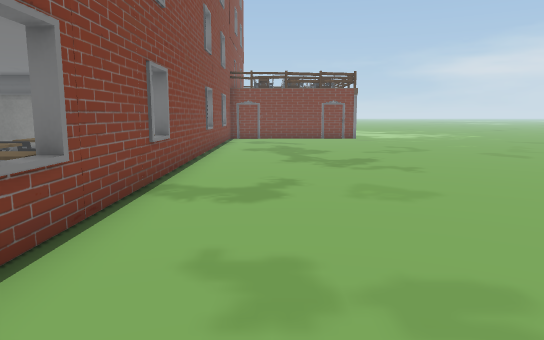
View 1 (above)

24 first-person views from a walk through a 3-D level made in the Unity game engine. The camera is 1.2 m above the floor, tilts 8° down and sees 70° across. Doors are open. The floor is counted in squares, 1 m on a side. Each view is taken from the middle of a square. On the plan, view 1 faces up. The plan holds only what a view shows up to about 15 squares ahead; the rest is blank. The place goes on beyond the plan. The player is left out. Some animated figures are not drawn. Some surface patterns are stand-ins.

View 2
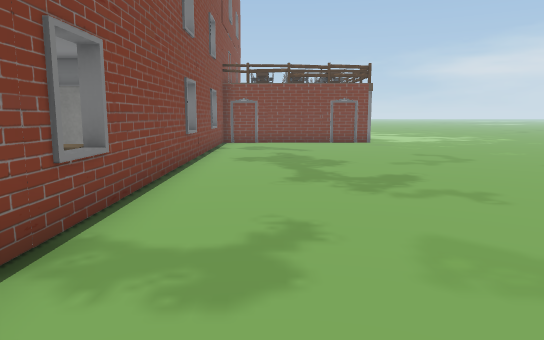

View 3
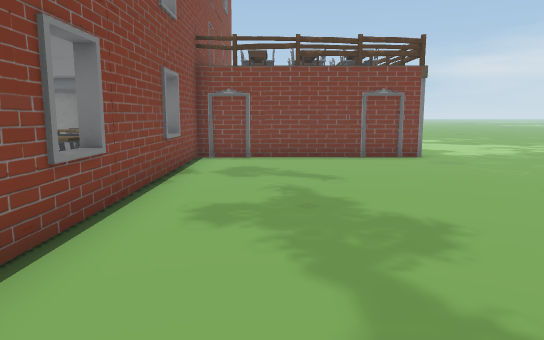

View 4
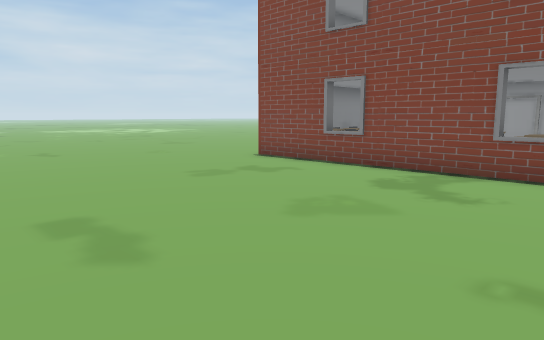

View 5
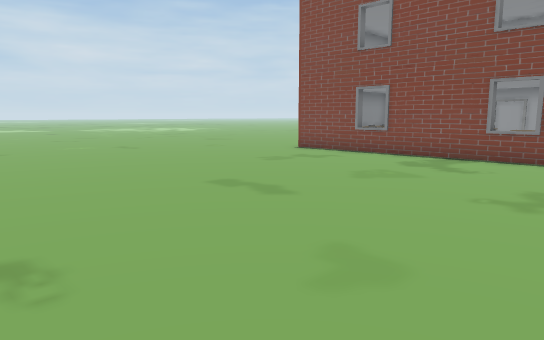

View 6
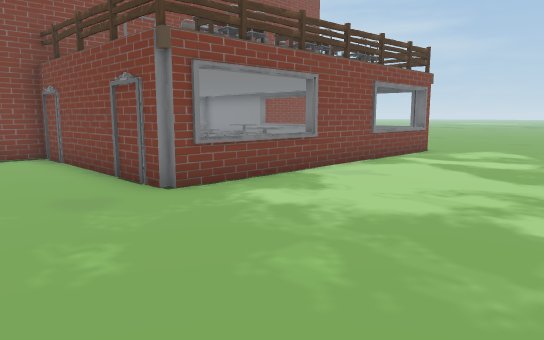

View 7
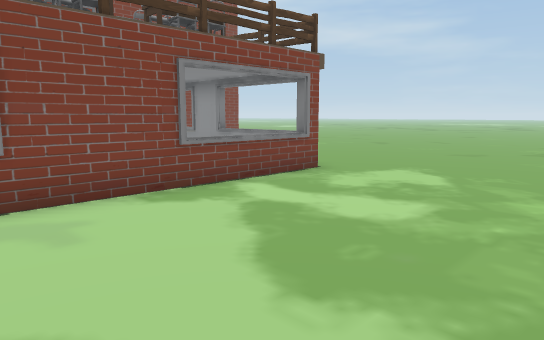

View 8
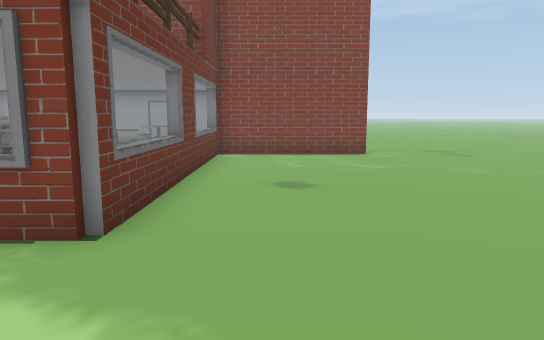

View 9
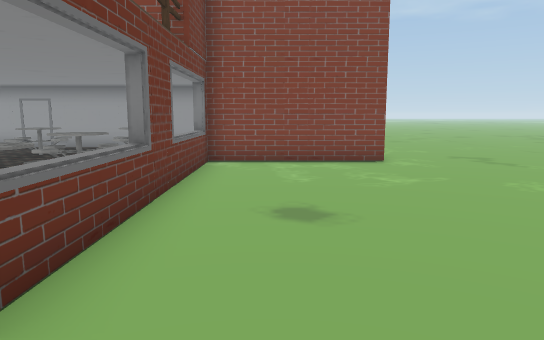

View 10
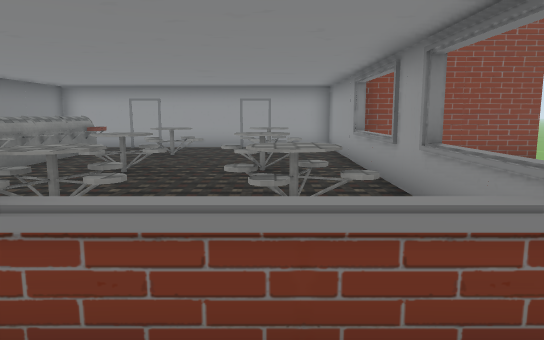

View 11
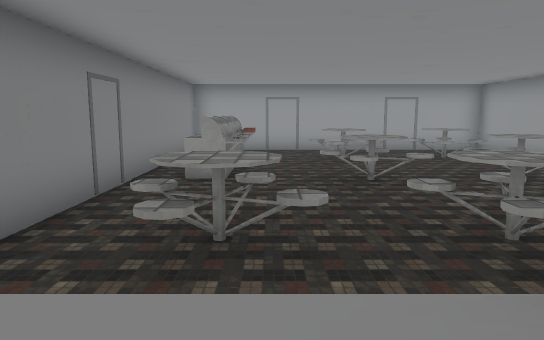

View 12
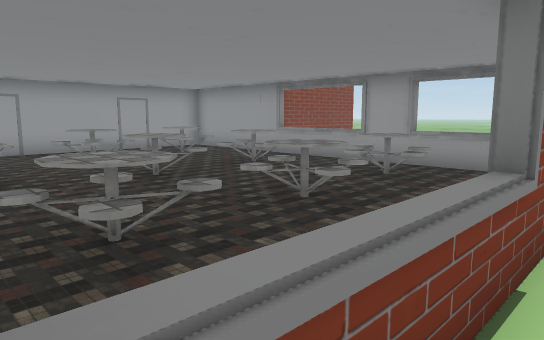

View 13
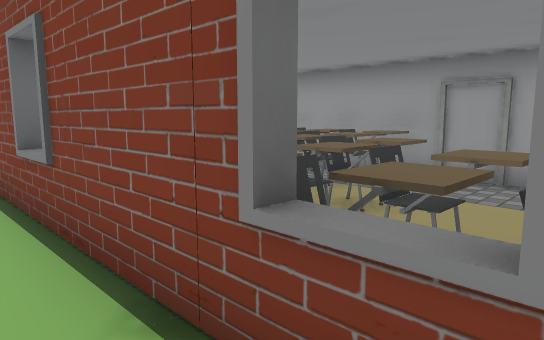

View 14
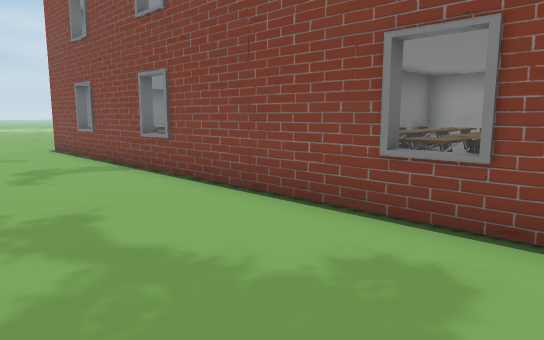

View 15
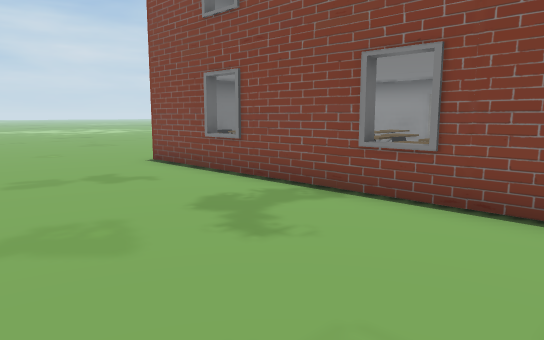

View 16
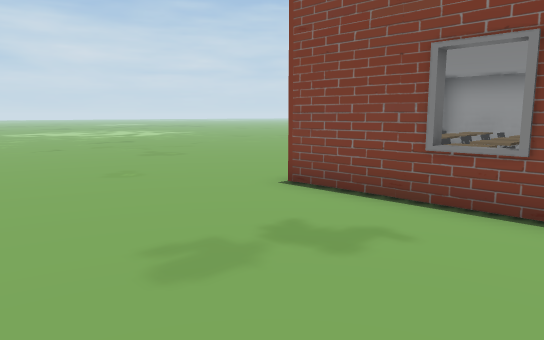

View 17
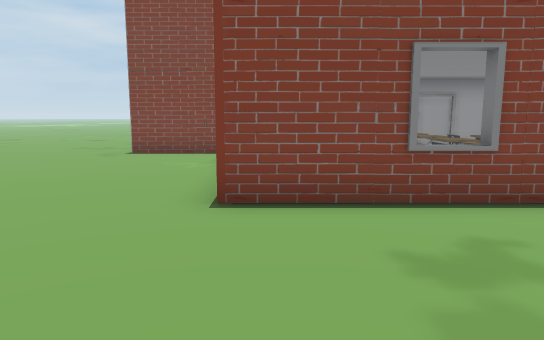

View 18
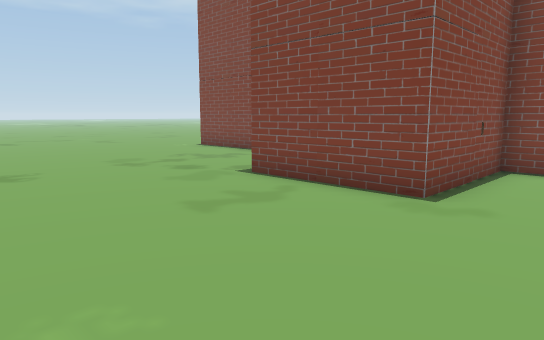

View 19
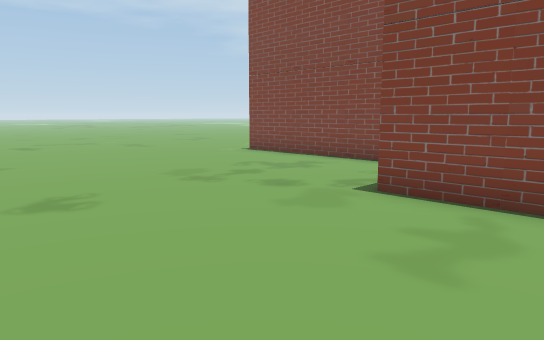

View 20
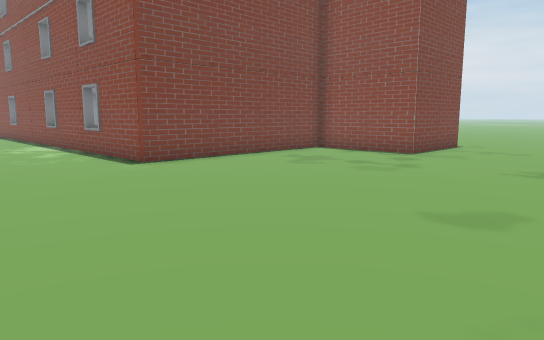

View 21
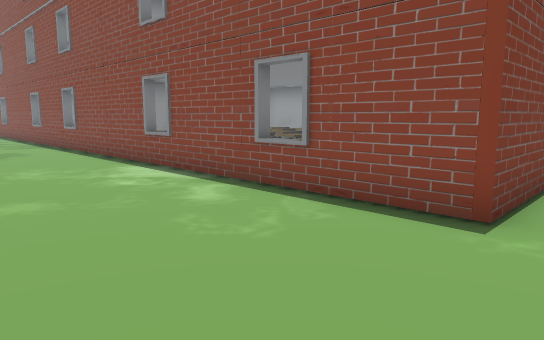

View 22
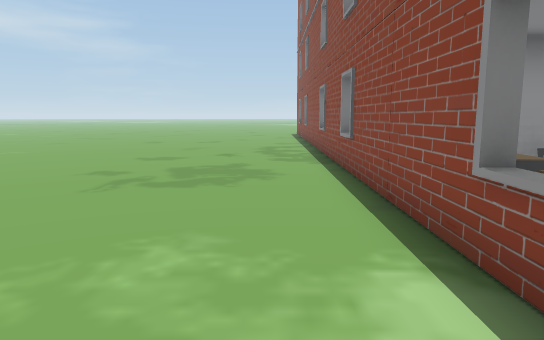

View 23
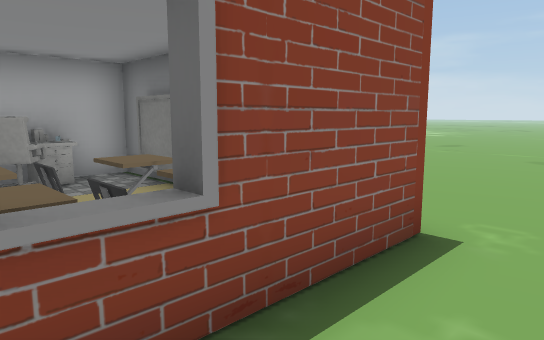

View 24
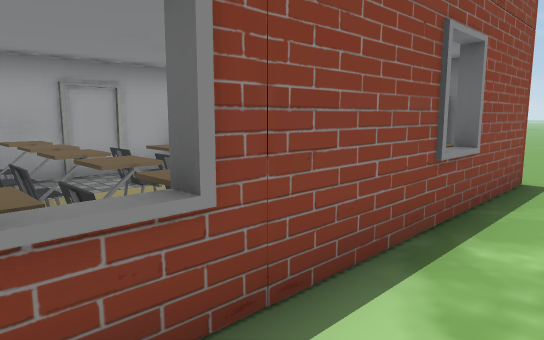

### Floor plan
Points are (right, up) in squares from view 1. A wall is a line through its corners. A room is listed if a view was taken in it or the views show most of it. See-through windows are left out.
Room 1 (views 1, 2, 3, 4, 5, 6, 7, 8, 9, 10, 11, 12, 13, 14, 15, 16, 17, 18, 19, 20, 21, 22, 23, 24)
walls: (-8.4, 16.2) (-8.4, 14.5); (-8.4, 7.1) (-8.4, 4.5); (-14.1, 4.5) (-14.1, 6.6); (-7, 0.4) (-4.1, 0.4); (-20.4, 16.4) (-20.4, 17.4); (-20.4, 9.4) (-20.4, 13.5); (-15.3, 2.2) (-15.8, 2.6) (-15.6, 2.9); (-9.4, -0.5) (-9.4, -3.5) (-13.1, -3.5) (-13.1, -0.5); (-13.5, 0.2) (-20.4, 0.2) (-20.4, 3.6); (-20.4, 19.4) (-20.4, 20.2); (-20.4, 6.4) (-20.4, 7.6); (-16, 0.4) (-14.1, 0.4); (-4.2, 35) (-4.2, 30.3) (4.4, 30.3) (4.4, 20.2) (-2.1, 20.2) (-2.1, 0.2)
objects: chair (-20, 2) to (-19, 3); chair (-20, 4) to (-19, 4); chair (-20, 6) to (-19, 7); chair (-20, 8) to (-19, 8); other object (-20, 9) to (-19, 9); chair (-18, 2) to (-18, 3); chair (-18, 4); chair (-18, 5) to (-18, 6); chair (-18, 7); other object (-18, 9) to (-18, 10); chair (-17, 5) to (-17, 6); chair (-17, 7); other object (-16, 1) to (-15, 1); chair (-16, 6) to (-16, 7); other object (-16, 8); chair (-15, 6) to (-15, 7); other object (-15, 8); other object (-15, 9) to (-15, 10); other object (-8, 1) to (-7, 2); other object (-8, 3) to (-7, 3); other object (-8, 4) to (-7, 5); other object (-8, 11) to (-7, 12); chair (-8, 13) to (-7, 13); chair (-8, 14) to (-7, 14); other object (-7, 10) to (-4, 10); chair (-7, 14) to (-6, 15); other object (-6, 1) to (-6, 2); chair (-6, 2) to (-5, 3); other object (-6, 4) to (-6, 5); other object (-6, 6); chair (-6, 11) to (-6, 12); chair (-6, 12) to (-5, 13); chair (-6, 15) to (-5, 16); other object (-5, 1); chair (-5, 4) to (-4, 5); other object (-5, 5); other object (-5, 6) to (-4, 6); chair (-5, 7) to (-4, 7); other object (-5, 11); chair (-5, 15) to (-4, 16); chair (-5, 17) to (-4, 17); other object (-4, 1) to (-4, 2); chair (-4, 3); other object (-4, 11) to (-4, 12); chair (-4, 13); other object (-3, 3); chair (-3, 4) to (-3, 5); other object (-3, 6); other object (-3, 7); other object (-3, 8) to (-3, 9); chair (-3, 13); chair (-3, 14); other object (-3, 15) to (-3, 16); chair (-3, 17); other object (-3, 18) to (-3, 19)
Room 2 (no view inside)
walls: (-3.5, 20.4) (1.4, 20.4); (4, 30.1) (-8.4, 30.1) (-8.4, 20.4) (-5.4, 20.4)
objects: other object (-7, 21) to (-6, 21); other object (-7, 22) to (-6, 22); table (-7, 27) to (-6, 28); table (-6, 24) to (-5, 26); other object (-5, 21) to (-4, 22); other object (-3, 21) to (-2, 22); table (-3, 24) to (-2, 25); table (-3, 27) to (-2, 28); table (0, 28) to (2, 29); table (1, 22) to (2, 23); table (1, 25) to (2, 26)

Positions as (right, up) in squares from view 1, and headings:
1: (0, 0), facing up
2: (0, 3), facing up
3: (0, 9), facing up
4: (6, 9), facing down-left
5: (9, 10), facing down-left
6: (10, 17), facing up-left
7: (10, 23), facing up-left
8: (8, 32), facing left
9: (6, 32), facing left
10: (6, 28), facing left
11: (5, 23), facing left
12: (5, 21), facing up-left
13: (-1, 18), facing down-left
14: (2, 15), facing down-left
15: (3, 10), facing down-left
16: (3, 5), facing down-left
17: (3, 1), facing left
18: (-7, -9), facing up-left
19: (-10, -9), facing up-left
20: (-25, -9), facing up-right
21: (-25, -1), facing up-right
22: (-22, 5), facing up
23: (-22, 4), facing down-right
24: (-22, 8), facing down-right
